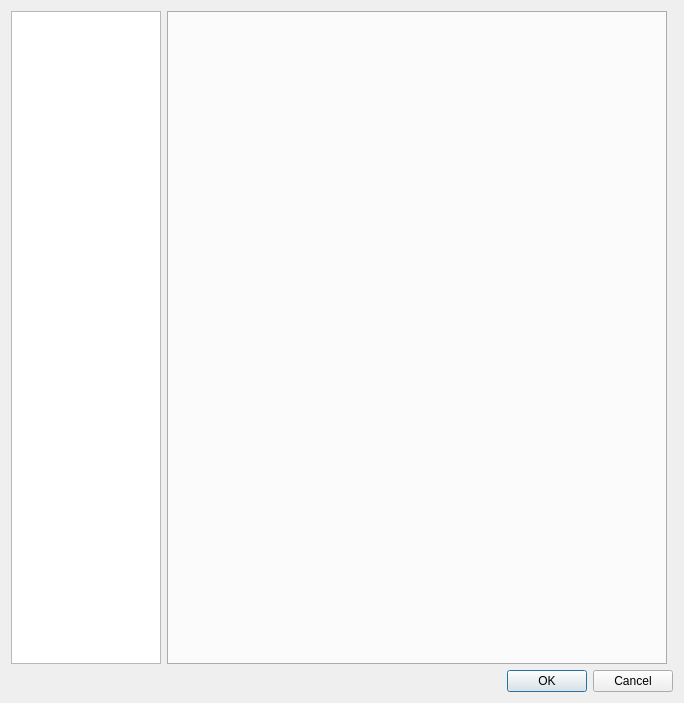
<?xml version="1.0" encoding="UTF-8"?>
<ui version="4.0">
 <class>CMainSettingsDialog</class>
 <widget class="QDialog" name="CMainSettingsDialog">
  <property name="geometry">
   <rect>
    <x>0</x>
    <y>0</y>
    <width>684</width>
    <height>703</height>
   </rect>
  </property>
  <property name="windowTitle">
   <string>Settings</string>
  </property>
  <layout class="QGridLayout" name="gridLayout" columnstretch="0,0,0">
   <item row="0" column="1">
    <widget class="QTabWidget" name="tabWidget">
     <property name="tabPosition">
      <enum>QTabWidget::South</enum>
     </property>
     <property name="currentIndex">
      <number>-1</number>
     </property>
     <property name="tabBarAutoHide">
      <bool>false</bool>
     </property>
    </widget>
   </item>
   <item row="1" column="0" colspan="3">
    <widget class="QDialogButtonBox" name="buttonBox">
     <property name="orientation">
      <enum>Qt::Horizontal</enum>
     </property>
     <property name="standardButtons">
      <set>QDialogButtonBox::Cancel|QDialogButtonBox::Ok</set>
     </property>
    </widget>
   </item>
   <item row="0" column="0">
    <widget class="QListWidget" name="listWidgetCategory">
     <property name="minimumSize">
      <size>
       <width>150</width>
       <height>0</height>
      </size>
     </property>
     <property name="maximumSize">
      <size>
       <width>150</width>
       <height>16777215</height>
      </size>
     </property>
    </widget>
   </item>
  </layout>
 </widget>
 <resources/>
 <connections>
  <connection>
   <sender>buttonBox</sender>
   <signal>accepted()</signal>
   <receiver>CMainSettingsDialog</receiver>
   <slot>accept()</slot>
   <hints>
    <hint type="sourcelabel">
     <x>248</x>
     <y>254</y>
    </hint>
    <hint type="destinationlabel">
     <x>157</x>
     <y>274</y>
    </hint>
   </hints>
  </connection>
  <connection>
   <sender>buttonBox</sender>
   <signal>rejected()</signal>
   <receiver>CMainSettingsDialog</receiver>
   <slot>reject()</slot>
   <hints>
    <hint type="sourcelabel">
     <x>316</x>
     <y>260</y>
    </hint>
    <hint type="destinationlabel">
     <x>286</x>
     <y>274</y>
    </hint>
   </hints>
  </connection>
 </connections>
</ui>
